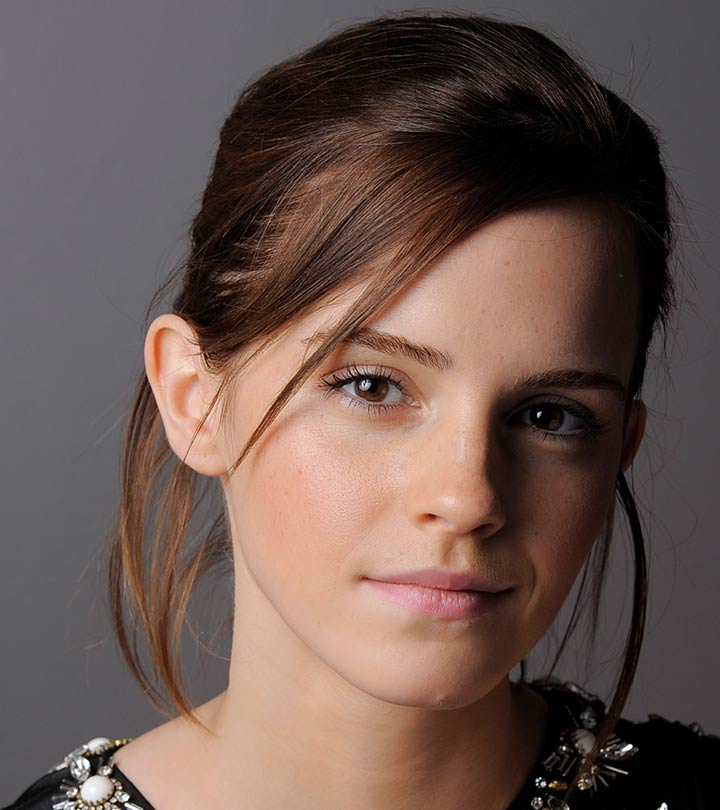
#> input picture data/emma.jpg, 720 x 810 px, found by its file name
$ python question_06.py
#> lines starting #> are read from the running program, lines starting #| are printed output that depends on the picture
import numpy as np
import cv2 as cv
import matplotlib.pyplot as plt

size = 5
sigma = 2

ax = np.arange(-(size // 2), size // 2 + 1)
xx, yy = np.meshgrid(ax, ax)

kernel = np.exp(-(xx**2 + yy**2) / (2 * sigma**2))
kernel = kernel / np.sum(kernel)  # normalize Gaussian

kernel_x = -(xx / sigma**2) * kernel
kernel_y = -(yy / sigma**2) * kernel

# normalize
kernel_x = kernel_x / np.sum(np.abs(kernel_x))  # detects vertical edges
kernel_y = kernel_y / np.sum(np.abs(kernel_y))  # detects horizontal edges


size = 51
sigma = 2  # standard deviation

# Coordinate grid
ax = np.arange(-(size // 2), size // 2 + 1)
xx, yy = np.meshgrid(ax, ax)

# Gaussian
kernel = np.exp(-(xx**2 + yy**2) / (2 * sigma**2))
kernel /= np.sum(kernel)  # normalize Gaussian

# Derivative kernels
kernel_x = -(xx / sigma**2) * kernel
kernel_y = -(yy / sigma**2) * kernel

fig = plt.figure(figsize=(8, 6))
ax3d = fig.add_subplot(111, projection="3d")

ax3d.plot_surface(xx, yy, kernel_x, cmap="viridis")

ax3d.set_xlabel("X")
ax3d.set_ylabel("Y")
ax3d.set_zlabel("Kernel Value")
ax3d.set_title("Derivative-of-Gaussian Kernel (X-direction)")

plt.show()
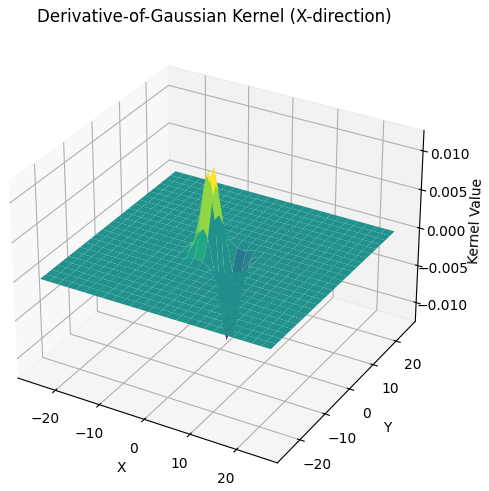
#> figure drawn by matplotlib, 1 panel

im = cv.imread("D:\MScAI_UOM\S3\CV\Assignment 01\data\emma.jpg", cv.IMREAD_GRAYSCALE)
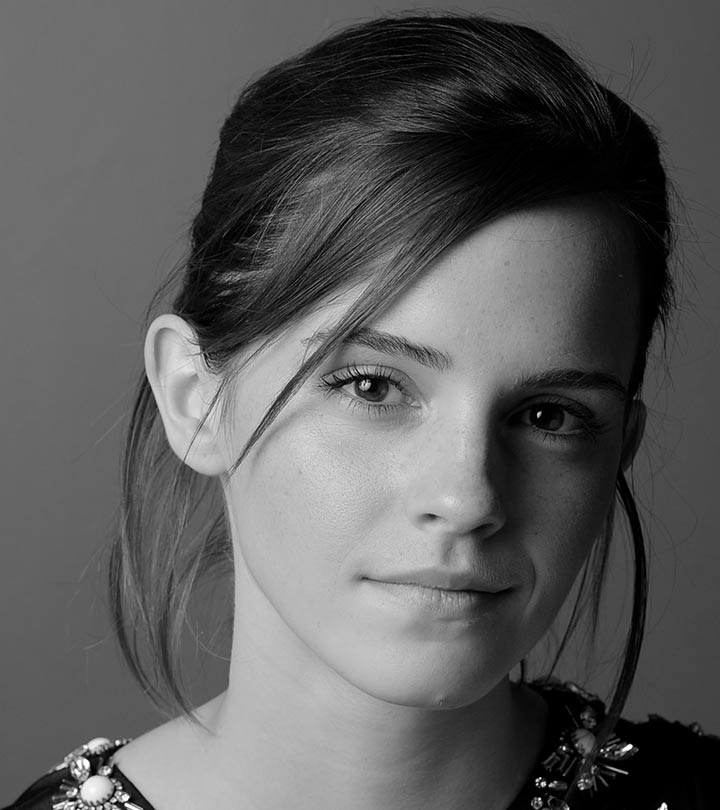
#> im: shape (810, 720); min 0, max 255, mean 92.3

# image height and width
height, width = im.shape
#> height = 810; width = 720

size = 51
pad = size // 2

# Pad image to handle edges
padded = np.pad(im, pad, mode="reflect")  # reflect is better than zero padding
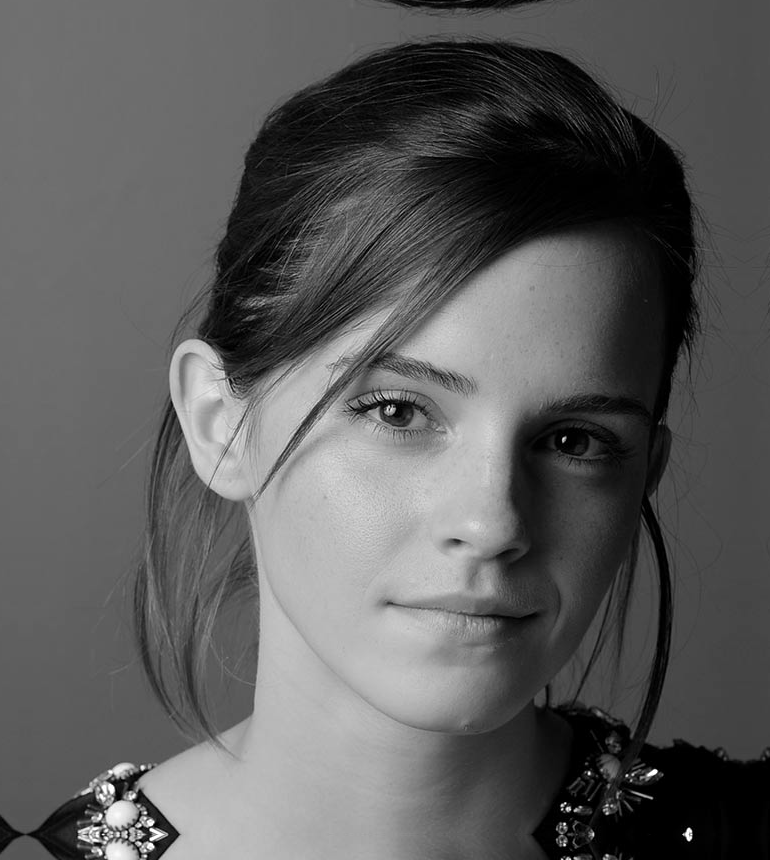
#> padded: shape (860, 770); min 0, max 255, mean 91.8

# Initialize outputs
Ix = np.zeros_like(im, dtype=float)
Iy = np.zeros_like(im, dtype=float)

# Manual convolution
for i in range(height):
    for j in range(width):
        region = padded[i : i + size, j : j + size]
        Ix[i, j] = np.sum(region * kernel_x)
        Iy[i, j] = np.sum(region * kernel_y)
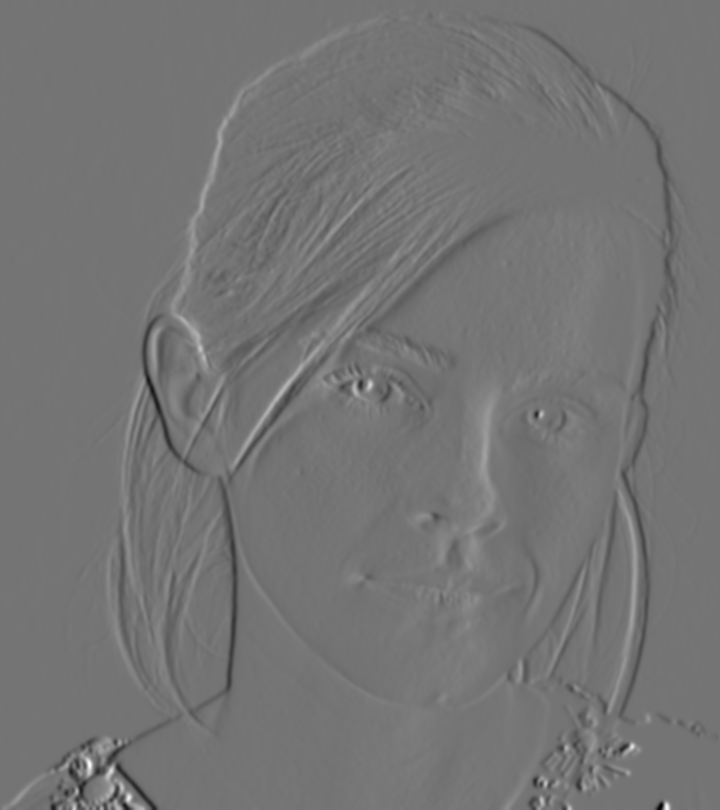
#> Ix: shape (810, 720) float64; min -36.23, max 43.06, mean 0.1; drawn with min black and max white
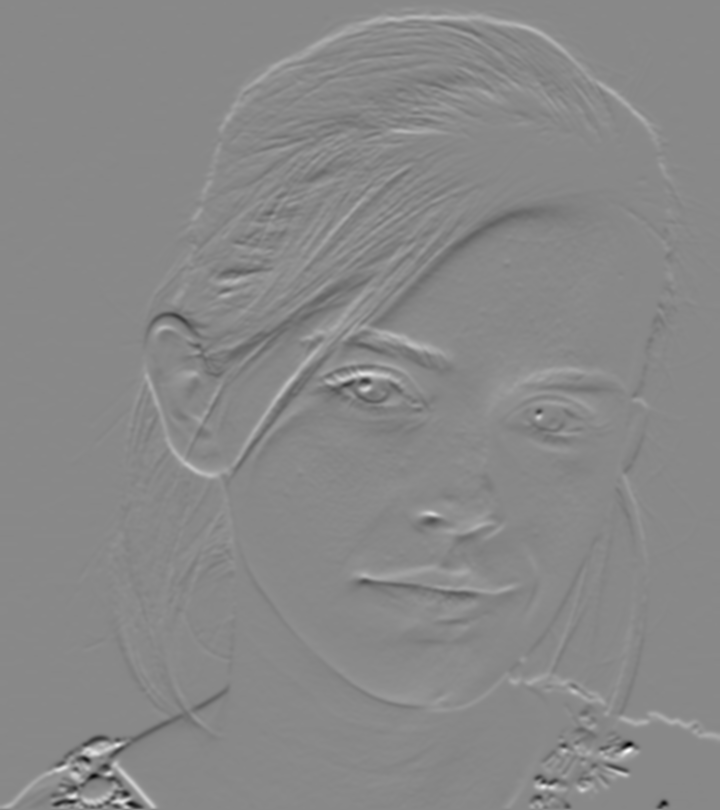
#> Iy: shape (810, 720) float64; min -41.1, max 35.65, mean 0; drawn with min black and max white

gradient_magnitude = np.sqrt(Ix**2 + Iy**2)

# Normalize for display
gradient_magnitude = (gradient_magnitude / np.max(gradient_magnitude) * 255).astype(
    np.uint8
)


plt.figure(figsize=(15, 5))

# Horizontal gradient
plt.subplot(1, 3, 1)
plt.title("Horizontal Gradient (Ix - kernel_x)")
plt.imshow(Ix, cmap="gray")
plt.axis("off")

# Vertical gradient
plt.subplot(1, 3, 2)
plt.title("Vertical Gradient (Iy - kernel_y)")
plt.imshow(Iy, cmap="gray")
plt.axis("off")

# Gradient magnitude
plt.subplot(1, 3, 3)
plt.title("Gradient Magnitude")
plt.imshow(gradient_magnitude, cmap="gray")
plt.axis("off")

plt.show()


# compute horizontal and vertical gradients using Sobel
Ix_sobel = cv.Sobel(im, cv.CV_64F, 1, 0, ksize=5)  # dx=1, dy=0
Iy_sobel = cv.Sobel(im, cv.CV_64F, 0, 1, ksize=5)  # dx=0, dy=1

# Gradient magnitude
gradient_sobel = np.sqrt(Ix_sobel**2 + Iy_sobel**2)
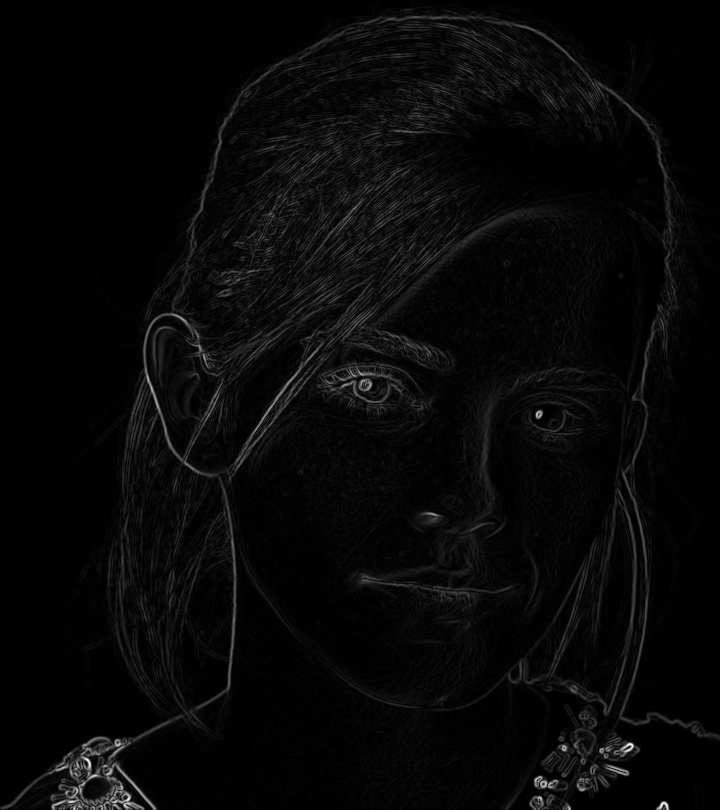
#> gradient_sobel: shape (810, 720) float64; min 0, max 11489.5, mean 363.9; drawn with min black and max white
gradient_sobel = (gradient_sobel / np.max(gradient_sobel) * 255).astype(np.uint8)

plt.figure(figsize=(15, 5))

#  DoG gradients
plt.subplot(1, 3, 1)
plt.title("Gradient Magnitude (DoG)")
plt.imshow(gradient_magnitude, cmap="gray")
plt.axis("off")

# Sobel gradients
plt.subplot(1, 3, 2)
plt.title("Gradient Magnitude (Sobel)")
plt.imshow(gradient_sobel, cmap="gray")
plt.axis("off")

# Difference
plt.subplot(1, 3, 3)
plt.title("Difference (DoG - Sobel)")
plt.imshow(np.abs(gradient_magnitude - gradient_sobel), cmap="hot")
plt.axis("off")

plt.show()
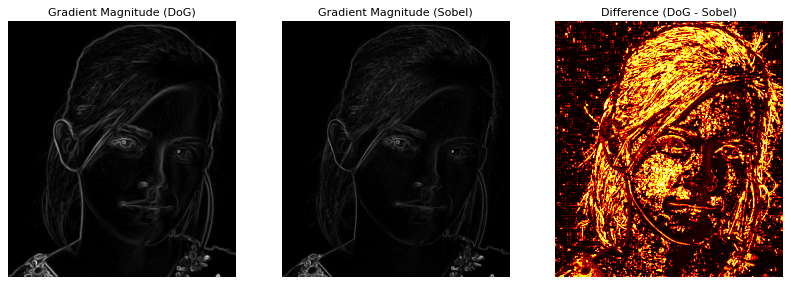
#> figure drawn by matplotlib, 3 panels

$ run again, with data/daisy.jpg copied over data/emma.jpg
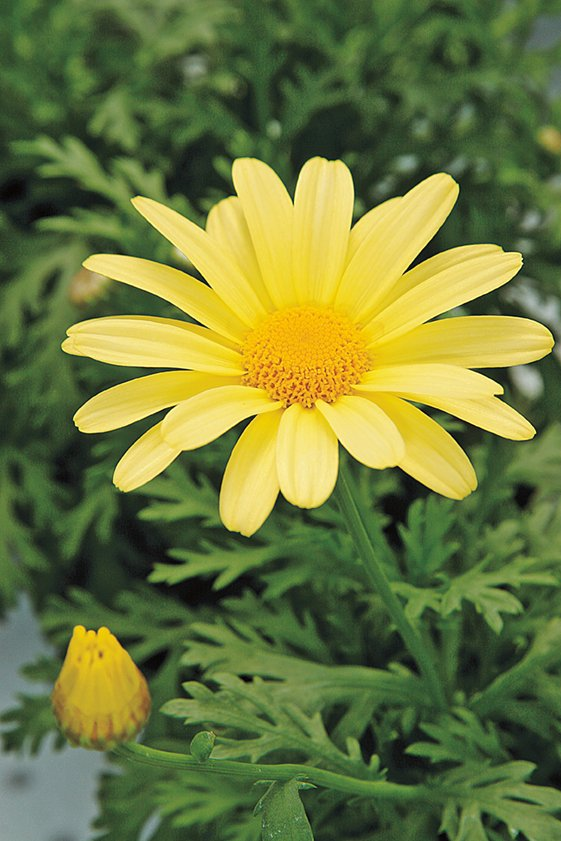
#> input picture data/daisy.jpg, 561 x 841 px, found by its file name
#> after the loop `for i in range(height):`:
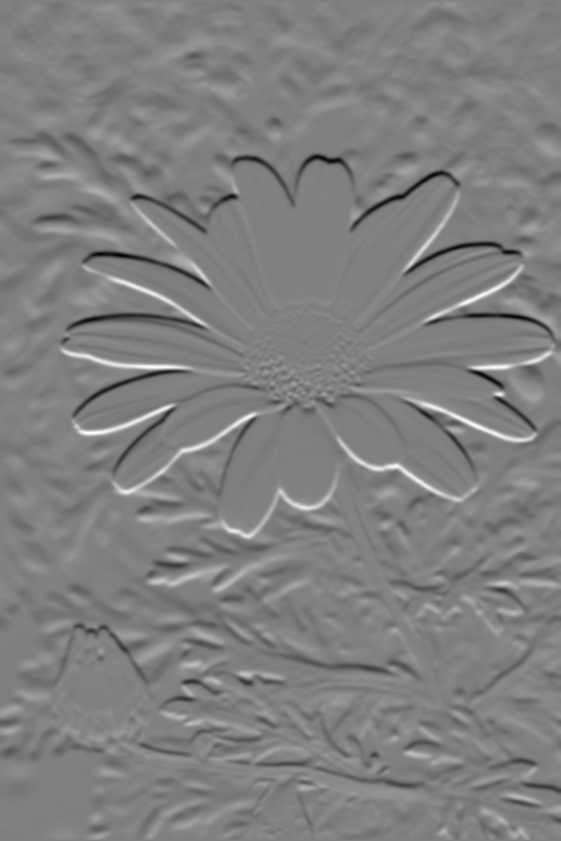
#> Iy: shape (841, 561) float64; min -35.8, max 35.45, mean 0; drawn with min black and max white
#> `plt.show()`:
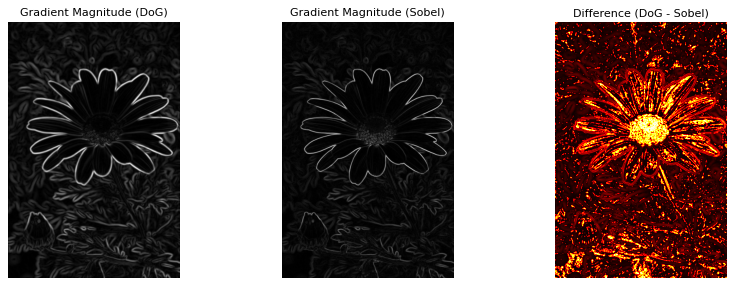
#> figure drawn by matplotlib, 3 panels

$ run again, with data/jeniffer.jpg copied over data/emma.jpg
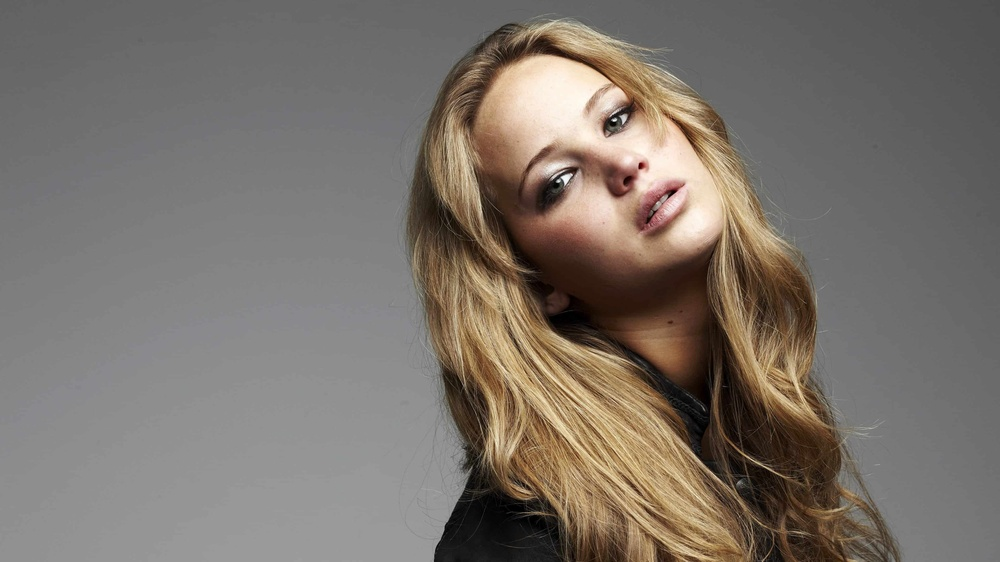
#> input picture data/jeniffer.jpg, 1000 x 562 px, shrunk from 3840 x 2160 before the run, found by its file name
#> `plt.show()`:
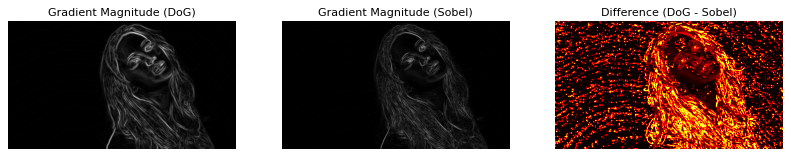
#> figure drawn by matplotlib, 3 panels
